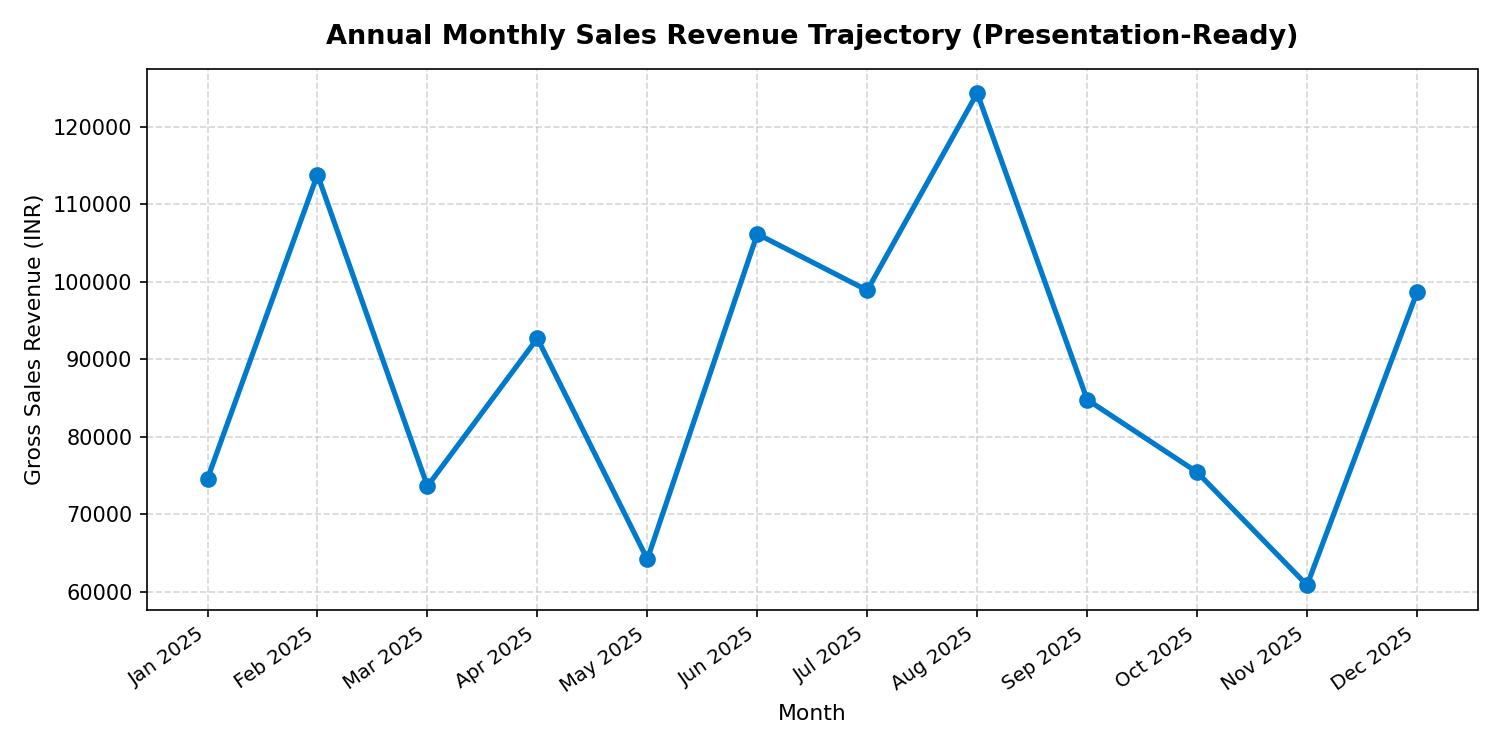

Python code for this plot:

import matplotlib
matplotlib.use('Agg')
import matplotlib.pyplot as plt
import pandas as pd

df = pd.read_csv('sales_data.csv')
df['date'] = pd.to_datetime(df['date'])

df['month_year'] = df['date'].dt.to_period('M')
monthly_sales = df.groupby('month_year')['sales_amount'].sum()
month_labels = [period.strftime('%b %Y') for period in monthly_sales.index]

plt.figure(figsize=(10, 5))
plt.plot(month_labels, monthly_sales.values, color='#007ACC', marker='o', linewidth=2.5, markersize=7)

plt.title('Annual Monthly Sales Revenue Trajectory (Presentation-Ready)', fontsize=13, fontweight='bold', pad=12)
plt.xlabel('Month', fontsize=10.5)
plt.ylabel('Gross Sales Revenue (INR)', fontsize=10.5)
plt.xticks(rotation=35, ha='right', fontsize=9.5)
plt.grid(True, linestyle='--', alpha=0.5)

plt.tight_layout()
plt.savefig('session12_task3_monthly_trend.png', dpi=150)
plt.close()

print("session12_task3_monthly_trend.py executed successfully. Chart saved as session12_task3_monthly_trend.png (150 DPI).")
